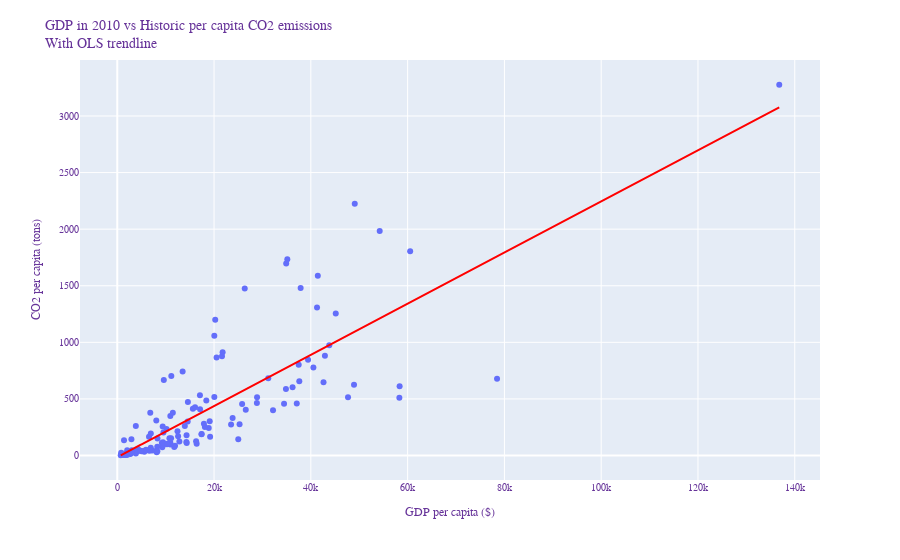

Notebook code for this chart:
### Markdown cell above
#### 3.4.2 GDP (per capita) vs CO2 (per capita)

### Code cell
df = df_acc_final.dropna(subset=['gdp_per_capita']).copy()

fig = px.scatter(df, x="gdp_per_capita", y="tot_co2_per_capita_up_till_2010",
                 hover_name="country", trendline='ols', trendline_options=dict(log_x=False),
                 trendline_color_override='red',
                 labels={'gdp_per_capita': 'GDP / Capita (2010) ',
                         'tot_co2_per_capita_up_till_2010': 'CO2 / Capita '},
                 log_x=False)

fig.update_layout(
    title="GDP in 2010 vs Historic per capita CO2 emissions<br>With OLS trendline",
    xaxis_title="GDP per capita ($)",
    yaxis_title="CO2 per capita (tons)",
    font=dict(
        family="Courier New, monospace",
        size=10,
        color="RebeccaPurple"
    )
)

results = px.get_trendline_results(fig)
fig.show()
print(results.px_fit_results.iloc[0].summary())

### Figure 1 — Plotly figure (JSON) as saved in the notebook; plotly's stock layout.template omitted (floating-point values rounded to 4 significant figures; data arrays with more than 128 entries replaced by an {"elided": "..."} marker saying what was removed)
{"data": [{"hovertemplate": "<b>%{hovertext}</b><br><br>GDP / Capita (2010) =%{x}<br>CO2 / Capita =%{y}<extra></extra>", "hovertext": {"elided": "145 str values"}, "legendgroup": "", "marker": {"color": "#636efa", "symbol": "circle"}, "mode": "markers", "name": "", "orientation": "v", "showlegend": false, "type": "scatter", "x": {"elided": "145 float values"}, "xaxis": "x", "y": {"elided": "145 float values"}, "yaxis": "y"}, {"hovertemplate": "<b>OLS trendline</b><br>tot_co2_per_capita_up_till_2010 = 0.0226029 * gdp_per_capita + -14.5761<br>R<sup>2</sup>=0.665687<br><br>GDP / Capita (2010) =%{x}<br>CO2 / Capita =%{y} <b>(trend)</b><extra></extra>", "legendgroup": "", "line": {"color": "red"}, "marker": {"color": "#636efa", "symbol": "circle"}, "mode": "lines", "name": "", "showlegend": false, "type": "scatter", "x": {"elided": "145 float values"}, "xaxis": "x", "y": {"elided": "145 float values"}, "yaxis": "y"}], "layout": {"font": {"color": "RebeccaPurple", "family": "Courier New, monospace", "size": 10}, "legend": {"tracegroupgap": 0}, "margin": {"t": 60}, "title": {"text": "GDP in 2010 vs Historic per capita CO2 emissions<br>With OLS trendline"}, "xaxis": {"anchor": "y", "domain": [0, 1], "title": {"text": "GDP per capita ($)"}}, "yaxis": {"anchor": "x", "domain": [0, 1], "title": {"text": "CO2 per capita (tons)"}}}}
